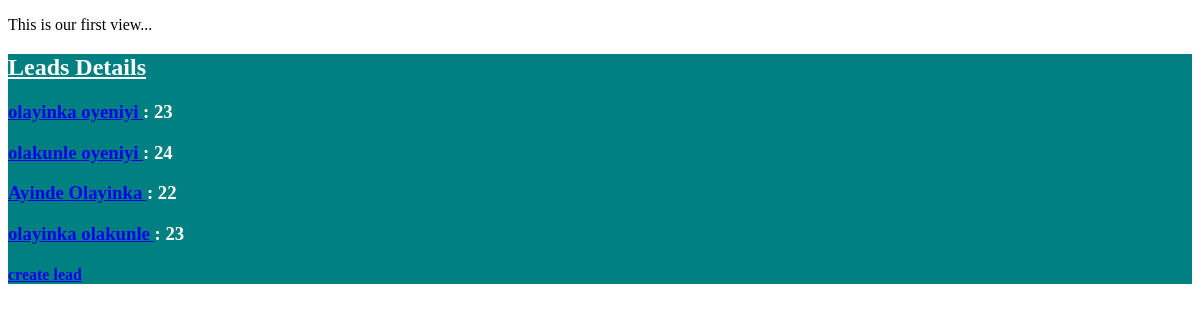
The app's page /, older data.
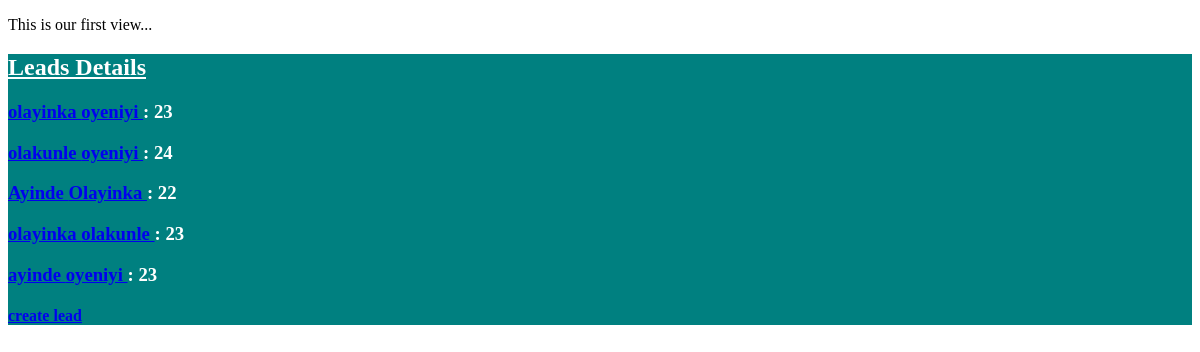
The same page, newer data.
### leads/models.py (models this page shows, shortened)
class Lead(models.Model):
    first_name = models.CharField(max_length=20)
    last_name = models.CharField(max_length=20)
    age = models.IntegerField()
    agent = models.ForeignKey("Agent", on_delete=models.CASCADE)

### leads/views.py (the view)
# urls.py: path('', homepage, name="homepage"),
def homepage(request):
    leads = Lead.objects.all()
    context = {"leads":leads}
    return render(request, 'leads/homepage.html', context)

### leads/templates/leads/homepage.html (shortened to what this page needs)
<!DOCTYPE html>
<html lang="en">
<head>
</head>
<body>
<p> This is our first view...</p>
<div style="background-color:teal;color:white;width:100%">
    <h2 style="bg-color:black;width:100%"><u> Leads Details </u></h2>
    {% for lead in leads %}
    <div>
        <h3><a href="/{{ lead.id }}"> {{lead.first_name}} {{lead.last_name}} </a> : {{lead.age}}</h3>
    </div>
    {% endfor %}
    <div>
        <h4><a href="/form">create lead</a></h4>
    </div>
</div>
</body>
</html>

Row changes from the older to the newer data that the page shows:
added Lead: first_name "ayinde", last_name "oyeniyi", age "23"
